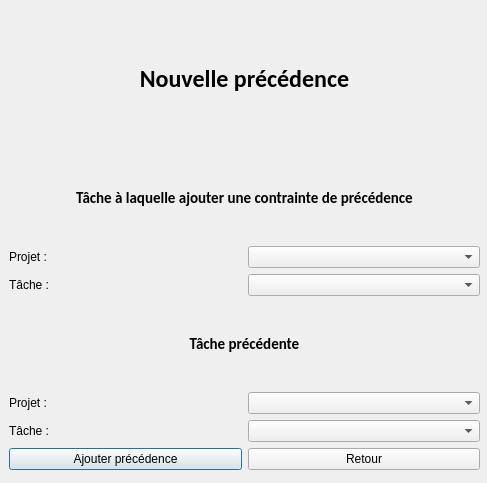
<?xml version="1.0" encoding="UTF-8"?>
<ui version="4.0">
 <class>NouvellePrecedence</class>
 <widget class="QDialog" name="NouvellePrecedence">
  <property name="windowModality">
   <enum>Qt::WindowModal</enum>
  </property>
  <property name="geometry">
   <rect>
    <x>0</x>
    <y>0</y>
    <width>487</width>
    <height>483</height>
   </rect>
  </property>
  <property name="windowTitle">
   <string>Nouvelle Precedence</string>
  </property>
  <widget class="QWidget" name="verticalLayoutWidget">
   <property name="geometry">
    <rect>
     <x>9</x>
     <y>9</y>
     <width>471</width>
     <height>461</height>
    </rect>
   </property>
   <layout class="QVBoxLayout" name="verticalLayout">
    <item>
     <widget class="QLabel" name="label">
      <property name="font">
       <font>
        <family>Calibri</family>
        <pointsize>18</pointsize>
        <weight>75</weight>
        <bold>true</bold>
        <underline>false</underline>
       </font>
      </property>
      <property name="text">
       <string>Nouvelle précédence</string>
      </property>
      <property name="alignment">
       <set>Qt::AlignCenter</set>
      </property>
     </widget>
    </item>
    <item>
     <layout class="QVBoxLayout" name="verticalLayout_2">
      <item>
       <widget class="QLabel" name="label_2">
        <property name="font">
         <font>
          <family>Calibri</family>
          <pointsize>11</pointsize>
          <weight>75</weight>
          <bold>true</bold>
          <underline>false</underline>
         </font>
        </property>
        <property name="text">
         <string>Tâche à laquelle ajouter une contrainte de précédence</string>
        </property>
        <property name="alignment">
         <set>Qt::AlignCenter</set>
        </property>
       </widget>
      </item>
      <item>
       <layout class="QHBoxLayout" name="horizontalLayout">
        <item>
         <widget class="QLabel" name="label_3">
          <property name="text">
           <string>Projet :</string>
          </property>
         </widget>
        </item>
        <item>
         <widget class="QComboBox" name="comboBoxProjet1"/>
        </item>
       </layout>
      </item>
      <item>
       <layout class="QHBoxLayout" name="horizontalLayout_2">
        <item>
         <widget class="QLabel" name="label_4">
          <property name="text">
           <string>Tâche :</string>
          </property>
         </widget>
        </item>
        <item>
         <widget class="QComboBox" name="comboBoxTache1"/>
        </item>
       </layout>
      </item>
     </layout>
    </item>
    <item>
     <layout class="QVBoxLayout" name="verticalLayout_3">
      <item>
       <widget class="QLabel" name="label_5">
        <property name="font">
         <font>
          <family>Calibri</family>
          <pointsize>11</pointsize>
          <weight>75</weight>
          <bold>true</bold>
          <underline>false</underline>
         </font>
        </property>
        <property name="text">
         <string>Tâche précédente</string>
        </property>
        <property name="alignment">
         <set>Qt::AlignCenter</set>
        </property>
       </widget>
      </item>
      <item>
       <layout class="QHBoxLayout" name="horizontalLayout_3">
        <item>
         <widget class="QLabel" name="label_6">
          <property name="text">
           <string>Projet :</string>
          </property>
         </widget>
        </item>
        <item>
         <widget class="QComboBox" name="comboBoxProjet2"/>
        </item>
       </layout>
      </item>
      <item>
       <layout class="QHBoxLayout" name="horizontalLayout_4">
        <item>
         <widget class="QLabel" name="label_7">
          <property name="text">
           <string>Tâche :</string>
          </property>
         </widget>
        </item>
        <item>
         <widget class="QComboBox" name="comboBoxTache2"/>
        </item>
       </layout>
      </item>
     </layout>
    </item>
    <item>
     <layout class="QHBoxLayout" name="horizontalLayout_5">
      <item>
       <widget class="QPushButton" name="pushButtonValider">
        <property name="text">
         <string>Ajouter précédence</string>
        </property>
       </widget>
      </item>
      <item>
       <widget class="QPushButton" name="pushButtonAnnuler">
        <property name="text">
         <string>Retour</string>
        </property>
       </widget>
      </item>
     </layout>
    </item>
   </layout>
  </widget>
 </widget>
 <resources/>
 <connections/>
</ui>
